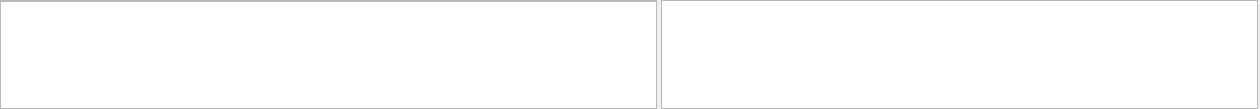
<?xml version="1.0" encoding="UTF-8"?>
<ui version="4.0">
 <class>QCalibrateDetail</class>
 <widget class="QWidget" name="QCalibrateDetail">
  <property name="geometry">
   <rect>
    <x>0</x>
    <y>0</y>
    <width>1260</width>
    <height>109</height>
   </rect>
  </property>
  <property name="windowTitle">
   <string>QCalibrateDetail</string>
  </property>
  <widget class="QTableView" name="conc">
   <property name="geometry">
    <rect>
     <x>0</x>
     <y>1</y>
     <width>657</width>
     <height>109</height>
    </rect>
   </property>
   <property name="verticalScrollBarPolicy">
    <enum>Qt::ScrollBarAlwaysOff</enum>
   </property>
   <property name="horizontalScrollBarPolicy">
    <enum>Qt::ScrollBarAlwaysOff</enum>
   </property>
   <property name="showGrid">
    <bool>false</bool>
   </property>
   <attribute name="horizontalHeaderDefaultSectionSize">
    <number>97</number>
   </attribute>
   <attribute name="horizontalHeaderHighlightSections">
    <bool>false</bool>
   </attribute>
   <attribute name="verticalHeaderDefaultSectionSize">
    <number>27</number>
   </attribute>
   <attribute name="verticalHeaderHighlightSections">
    <bool>false</bool>
   </attribute>
  </widget>
  <widget class="QTableView" name="parameter">
   <property name="geometry">
    <rect>
     <x>661</x>
     <y>0</y>
     <width>597</width>
     <height>109</height>
    </rect>
   </property>
   <property name="verticalScrollBarPolicy">
    <enum>Qt::ScrollBarAlwaysOff</enum>
   </property>
   <property name="horizontalScrollBarPolicy">
    <enum>Qt::ScrollBarAlwaysOff</enum>
   </property>
   <property name="showGrid">
    <bool>false</bool>
   </property>
   <attribute name="horizontalHeaderDefaultSectionSize">
    <number>74</number>
   </attribute>
   <attribute name="horizontalHeaderHighlightSections">
    <bool>false</bool>
   </attribute>
   <attribute name="horizontalHeaderStretchLastSection">
    <bool>true</bool>
   </attribute>
   <attribute name="verticalHeaderVisible">
    <bool>false</bool>
   </attribute>
   <attribute name="verticalHeaderHighlightSections">
    <bool>false</bool>
   </attribute>
   <attribute name="verticalHeaderMinimumSectionSize">
    <number>73</number>
   </attribute>
  </widget>
  <widget class="QFrame" name="line_v_2">
   <property name="geometry">
    <rect>
     <x>0</x>
     <y>1</y>
     <width>1</width>
     <height>109</height>
    </rect>
   </property>
   <property name="frameShape">
    <enum>QFrame::StyledPanel</enum>
   </property>
   <property name="frameShadow">
    <enum>QFrame::Raised</enum>
   </property>
   <property name="lines" stdset="0">
    <string>solid</string>
   </property>
  </widget>
  <widget class="QFrame" name="line_h_2">
   <property name="geometry">
    <rect>
     <x>0</x>
     <y>0</y>
     <width>657</width>
     <height>1</height>
    </rect>
   </property>
   <property name="frameShape">
    <enum>QFrame::StyledPanel</enum>
   </property>
   <property name="frameShadow">
    <enum>QFrame::Raised</enum>
   </property>
   <property name="lines" stdset="0">
    <string>solid</string>
   </property>
  </widget>
  <widget class="QFrame" name="line_h_3">
   <property name="geometry">
    <rect>
     <x>0</x>
     <y>108</y>
     <width>657</width>
     <height>1</height>
    </rect>
   </property>
   <property name="styleSheet">
    <string notr="true"/>
   </property>
   <property name="frameShape">
    <enum>QFrame::StyledPanel</enum>
   </property>
   <property name="frameShadow">
    <enum>QFrame::Raised</enum>
   </property>
   <property name="lines" stdset="0">
    <string>solid</string>
   </property>
  </widget>
  <widget class="QFrame" name="line_v_3">
   <property name="geometry">
    <rect>
     <x>656</x>
     <y>0</y>
     <width>1</width>
     <height>109</height>
    </rect>
   </property>
   <property name="frameShape">
    <enum>QFrame::StyledPanel</enum>
   </property>
   <property name="frameShadow">
    <enum>QFrame::Raised</enum>
   </property>
   <property name="lines" stdset="0">
    <string>solid</string>
   </property>
  </widget>
  <widget class="QFrame" name="line_h_4">
   <property name="geometry">
    <rect>
     <x>661</x>
     <y>0</y>
     <width>597</width>
     <height>1</height>
    </rect>
   </property>
   <property name="frameShape">
    <enum>QFrame::StyledPanel</enum>
   </property>
   <property name="frameShadow">
    <enum>QFrame::Raised</enum>
   </property>
   <property name="lines" stdset="0">
    <string>solid</string>
   </property>
  </widget>
  <widget class="QFrame" name="line_h_5">
   <property name="geometry">
    <rect>
     <x>661</x>
     <y>108</y>
     <width>597</width>
     <height>1</height>
    </rect>
   </property>
   <property name="frameShape">
    <enum>QFrame::StyledPanel</enum>
   </property>
   <property name="frameShadow">
    <enum>QFrame::Raised</enum>
   </property>
   <property name="lines" stdset="0">
    <string>solid</string>
   </property>
  </widget>
  <widget class="QFrame" name="line_v_4">
   <property name="geometry">
    <rect>
     <x>661</x>
     <y>0</y>
     <width>1</width>
     <height>109</height>
    </rect>
   </property>
   <property name="frameShape">
    <enum>QFrame::StyledPanel</enum>
   </property>
   <property name="frameShadow">
    <enum>QFrame::Raised</enum>
   </property>
   <property name="lines" stdset="0">
    <string>solid</string>
   </property>
  </widget>
  <widget class="QFrame" name="line_v_5">
   <property name="geometry">
    <rect>
     <x>1257</x>
     <y>0</y>
     <width>1</width>
     <height>109</height>
    </rect>
   </property>
   <property name="frameShape">
    <enum>QFrame::StyledPanel</enum>
   </property>
   <property name="frameShadow">
    <enum>QFrame::Raised</enum>
   </property>
   <property name="lines" stdset="0">
    <string>solid</string>
   </property>
  </widget>
 </widget>
 <layoutdefault spacing="6" margin="11"/>
 <resources/>
 <connections/>
</ui>
